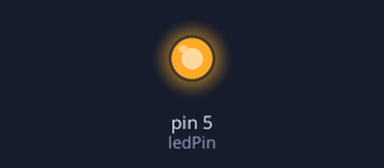
Bench run of a sketch on a simulated Arduino Uno, built with avr-gcc and run on an emulated ATmega328P. Shown: output pins drawn as LEDs (lit = HIGH).

Above: at 0.2 s.
At 20.2 s:
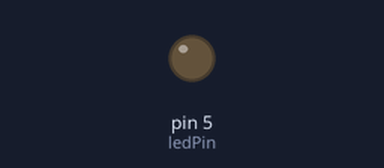
Timing chart, 0 to 22.1 s (numbered marks = the images above):
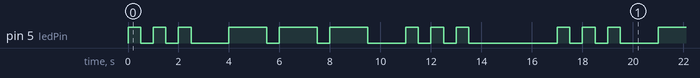

The sketch:

SOSblink2.ino
```cpp
/* Created on 2022
 *  Last modification: 21st April 2022
 */
const int ledPin = 5;           // LED connected to pin number 5

void setup() {
  pinMode(ledPin, OUTPUT);
}

void S() {
  digitalWrite(ledPin, HIGH);    // turn the LED on (HIGH is the voltage level)
  delay(500);       // wait for 0.5 seconds
  digitalWrite(ledPin, LOW);    // turn the LED off by making the voltage LOW
  delay(500);      // wait for 0.5 seconds
  digitalWrite(ledPin, HIGH);
  delay(500);
  digitalWrite(ledPin, LOW);
  delay(500);
  digitalWrite(ledPin, HIGH);
  delay(500);
  digitalWrite(ledPin, LOW);
  delay(1500);
}

void O() {
  digitalWrite(ledPin, HIGH);
  delay(1500);
  digitalWrite(ledPin, LOW);
  delay(500);
  digitalWrite(ledPin, HIGH);
  delay(1500);
  digitalWrite(ledPin, LOW);
  delay(500);
  digitalWrite(ledPin, HIGH);
  delay(1500);
  digitalWrite(ledPin, LOW);
  delay(1500);
}

void silence() {
  digitalWrite(ledPin, LOW);
  delay(2000);
}

void loop() {
  S();
  O();
  S();
  silence();
  }
```

Measured:
- by itself, pin 5 (ledPin): repeats every 17.0 s: 2 × (LOW 0.50 s, HIGH 0.50 s), LOW 1.5 s, 2 × (HIGH 1.5 s, LOW 0.50 s), HIGH 1.5 s, LOW 1.5 s, 2 × (HIGH 0.50 s, LOW 0.50 s), HIGH 0.50 s, LOW 3.5 s, HIGH 0.50 s
- by itself, everything shown: repeats every 17.0 s, in 18 steps
